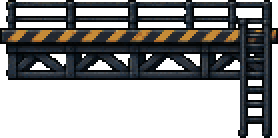
#> input picture assets/terrain/catwalk-raw.png, 139 x 69 px (shown 2 times larger)
$ python grid.py ../../../assets/terrain/catwalk-raw.png
#> lines starting #> are read from the running program, lines starting #| are printed output that depends on the picture
import sys, numpy as np
from PIL import Image
def prof(a, axis):
    d = np.abs(np.diff(a, axis=axis)).sum(-1)
    return d.sum(axis=1-axis)
def period(p, lo=8, hi=20):
    x=np.arange(len(p)); res=[]
    for P in np.arange(lo,hi,0.05):
        ang=2*np.pi*x/P
        c=(p*np.cos(ang)).sum(); s=(p*np.sin(ang)).sum()
        res.append((np.hypot(c,s)/p.sum(),P,(np.arctan2(s,c)/(2*np.pi)*P)%P))
    res.sort(reverse=True); return res[:3]
if __name__=='__main__':
    im=np.array(Image.open(sys.argv[1]).convert('RGBA')).astype(np.float32)
    im[...,:3]*=im[...,3:4]/255
    print('x',[tuple(round(float(v),2) for v in r) for r in period(prof(im,1))])
#> in prof, `d = np.abs(np.diff(a, axis=axis)).sum(-1)`:
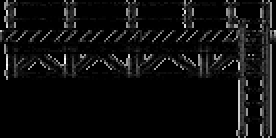
#> d: shape (69, 138) float32 (shown 2 times larger); min 0, max 453, mean 26.6; drawn with min black and max white
#> in period, `x = np.arange(len(p))`: x = 138 values from 0 to 137
#> the loop in period, `for P in np.arange(lo,hi,0.05):` made 240 passes
#> (c, s) on passes 1 to 3: (12538.6, -341.2), (6768.7, -5792.7), (-410.1, -6929)
#> after the loop in period, `for P in np.arange(lo,hi,0.05):`: res = 240 items, first 6: (0.0495, 8, 7.97), (0.0351, 8.05, 7.14), (0.0274, 8.1, 6), (0.0295, 8.15, 4.82), (0.0357, 8.2, 3.95), (0.0401, 8.25, 3.28)
#| x [(0.28, 14.4, 4.39), (0.28, 14.35, 4.71), (0.28, 14.45, 4.07)]
    print('y',[tuple(round(float(v),2) for v in r) for r in period(prof(im,0))])
#> call 2 of prof, with axis = 0
#> in prof (call 2), `d = np.abs(np.diff(a, axis=axis)).sum(-1)`:
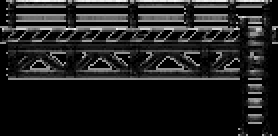
#> d: shape (68, 139) float32 (shown 2 times larger); min 0, max 454, mean 57.9; drawn with min black and max white
#> the loop in period (call 2), `for P in np.arange(lo,hi,0.05):` made 240 passes
#> (P, c, s) on passes 1 to 3: (8, 56517.5, 8384.5), (8.05, 54499, 8964), (8.1, 52684.2, 9723.3)
#| y [(0.21, 12.35, 0.42), (0.21, 12.3, 0.48), (0.21, 12.4, 0.36)]

$ run again, on assets/terrain/cap-r.png
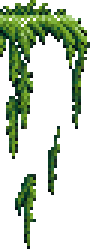
#> input picture assets/terrain/cap-r.png, 30 x 83 px (shown 3 times larger)
#> in prof, `d = np.abs(np.diff(a, axis=axis)).sum(-1)`:
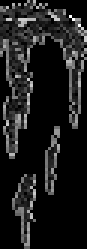
#> d: shape (83, 29) float32 (shown 3 times larger); min 0, max 772, mean 87.1; drawn with min black and max white
#> x = 29 values from 0 to 28
#> the loop in period, `for P in np.arange(lo,hi,0.05):` made 240 passes
#> (c, s) on passes 1 to 3: (25024.4, 31131.9), (27175.7, 29123.2), (29117.7, 26912.1)
#> after the loop in period, `for P in np.arange(lo,hi,0.05):`: res = 240 items, first 6: (0.19, 8, 1.14), (0.19, 8.05, 1.05), (0.189, 8.1, 0.962), (0.188, 8.15, 0.872), (0.186, 8.2, 0.78), (0.185, 8.25, 0.687)
#| x [(0.38, 19.8, 5.28), (0.38, 19.85, 5.27), (0.38, 19.75, 5.3)]
#> in prof (call 2), `d = np.abs(np.diff(a, axis=axis)).sum(-1)`:
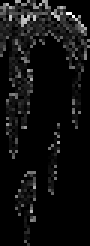
#> d: shape (82, 30) float32 (shown 3 times larger); min 0, max 772, mean 48.6; drawn with min black and max white
#> the loop in period (call 2), `for P in np.arange(lo,hi,0.05):` made 240 passes
#> (P, c, s) on passes 1 to 3: (8, 392.1, 4025.7), (8.05, 763.8, 3203.7), (8.1, 877.4, 2350.5)
#| y [(0.2, 19.95, 5.02), (0.2, 19.9, 5.02), (0.2, 19.85, 5.02)]

$ run again, on assets/terrain/catwalk2-raw.png
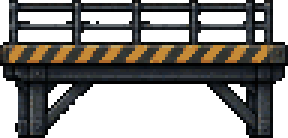
#> input picture assets/terrain/catwalk2-raw.png, 96 x 46 px (shown 3 times larger)
#> in prof, `d = np.abs(np.diff(a, axis=axis)).sum(-1)`:
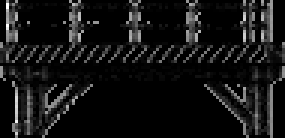
#> d: shape (46, 95) float32 (shown 3 times larger); min 0, max 518, mean 41.8; drawn with min black and max white
#> x = 95 values from 0 to 94
#> the loop in period, `for P in np.arange(lo,hi,0.05):` made 240 passes
#> (c, s) on passes 1 to 3: (6680.6, 12006.8), (9865.1, 8152.4), (11283.4, 3251.1)
#> after the loop in period, `for P in np.arange(lo,hi,0.05):`: res = 240 items, first 6: (0.0752, 8, 1.35), (0.0701, 8.05, 0.885), (0.0643, 8.1, 0.362), (0.0593, 8.15, 7.92), (0.0567, 8.2, 7.32), (0.0574, 8.25, 6.7)
#| x [(0.34, 19.95, 4.85), (0.33, 19.9, 4.94), (0.33, 19.85, 5.02)]
#> in prof (call 2), `d = np.abs(np.diff(a, axis=axis)).sum(-1)`:
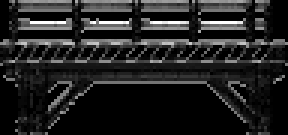
#> d: shape (45, 96) float32 (shown 3 times larger); min 0, max 567, mean 76.7; drawn with min black and max white
#> the loop in period (call 2), `for P in np.arange(lo,hi,0.05):` made 240 passes
#> (P, c, s) on passes 1 to 3: (8, 41257.9, -3195), (8.05, 40907.4, -2051.3), (8.1, 40787.9, -1072.2)
#| y [(0.13, 8.6, 8.54), (0.13, 8.55, 8.52), (0.13, 8.65, 8.56)]
